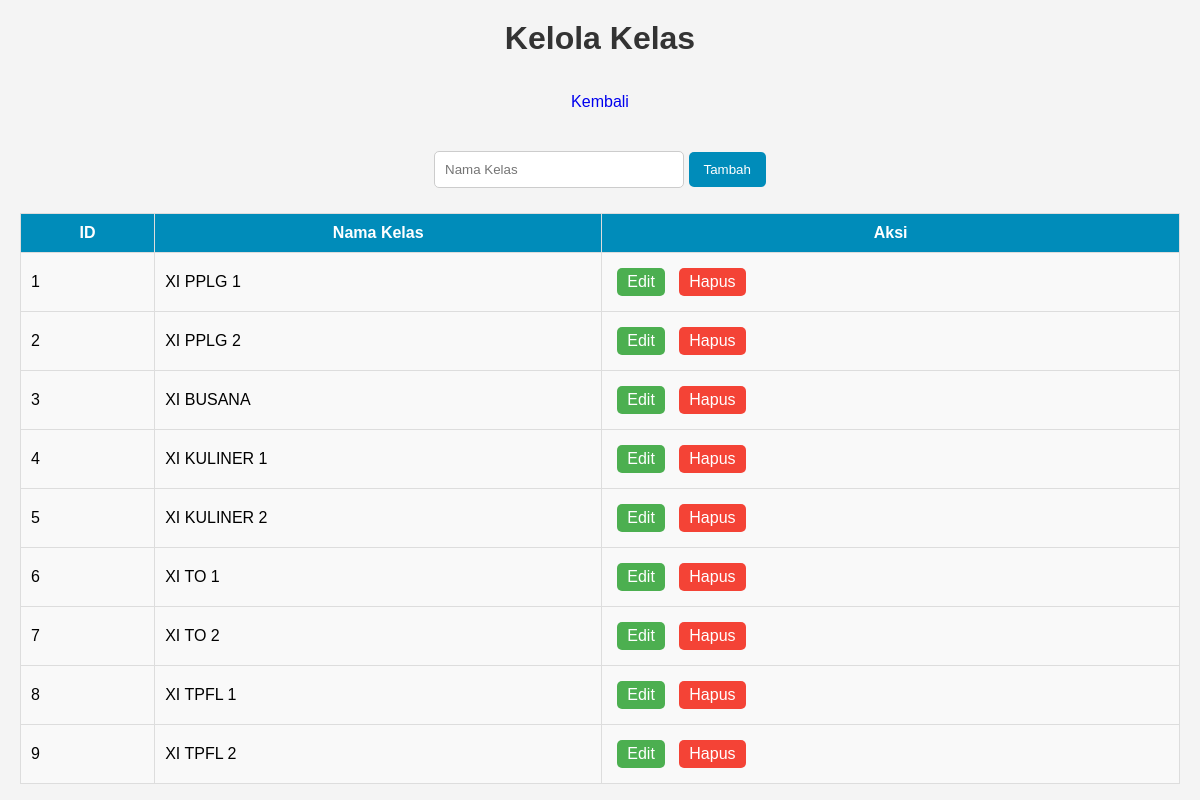
Screenshot of /kelola_kelas.php with the database file from the repository.
### tables this page shows
CREATE TABLE `kelas` (
  `id_kelas` int NOT NULL,
  `nama_kelas` varchar(50) NOT NULL
);

### kelola_kelas.php (the view, shortened to what this page needs)
<?php
include 'koneksi.php';
$result = mysqli_query($koneksi, "SELECT * FROM kelas");
$kelas_edit = null;
?>
<html>
<head>
    <link rel="stylesheet" href="style.css">
</head>
<body>
    <h1>Kelola Kelas</h1>
    <a href="index.php">Kembali</a>
    <form method="post">
        <input type="text" name="nama_kelas" placeholder="Nama Kelas" required value="<?= $kelas_edit['nama_kelas'] ?? '' ?>">
        <?php if ($kelas_edit) : ?>
            <button type="submit" name="update">Perbarui</button>
        <?php else : ?>
            <button type="submit" name="tambah">Tambah</button>
        <?php endif; ?>
    </form>
    <table border="1">
    <tr>
        <th>ID</th>
        <th>Nama Kelas</th>
        <th>Aksi</th>
    </tr>
    <?php
    $i = 1;
    while ($data = mysqli_fetch_assoc($result)) : ?>
    <tr>
        <td><?= $i++ ?></td>
        <td><?= $data['nama_kelas'] ?></td>
        <td>
            <a class="edit btn-primary" href="?edit=<?= $data['id_kelas'] ?>">Edit</a>
            <a class="btn-danger" href="?hapus=<?= $data['id_kelas'] ?>" onclick="return confirm('Hapus data?')">Hapus</a>
        </td>
    </tr>
    <?php endwhile; ?>
</table>
</body>
</html>

### style.css (style rules this page uses)
body { font-family: Arial, sans-serif; background-color: #f4f4f4; margin: 0; padding: 20px; text-align: center; }
h1 { color: #333; }
a { text-decoration: none; padding: 10px 15px; margin: 5px; border-radius: 5px; display: inline-block; }
.btn-primary { background-color: #4CAF50; color: white; }
.btn-danger { background-color: #f44336; color: white; }
form { margin: 20px 0; }
input[type="text"], input[type="date"], select { padding: 10px; margin: 5px 0; width: 250px; border: 1px solid #ccc; border-radius: 5px; }
button, input[type="submit"] { background-color: #008cba; color: white; border: none; padding: 10px 15px; cursor: pointer; border-radius: 5px; }
table { width: 100%; border-collapse: collapse; margin-top: 20px; background: white; }
table, th, td { border: 1px solid #ddd; padding: 10px; }
th { background-color: #008cba; color: white; }
td { background-color: #f9f9f9; }
td a { padding: 5px 10px; border-radius: 5px; }

### rows the page displays
kelas: nama_kelas "XI PPLG 1"
kelas: nama_kelas "XI PPLG 2"
kelas: nama_kelas "XI BUSANA"
kelas: nama_kelas "XI KULINER 1"
kelas: nama_kelas "XI KULINER 2"
kelas: nama_kelas "XI TO 1"
kelas: nama_kelas "XI TO 2"
kelas: nama_kelas "XI TPFL 1"
kelas: nama_kelas "XI TPFL 2"
